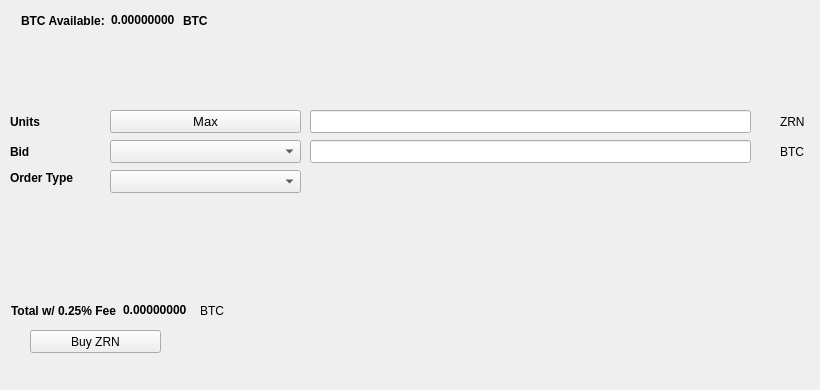
   <widget class="QWidget" name="BuyTab">
    <attribute name="title">
     <string>Buy</string>
    </attribute>
    <widget class="QPushButton" name="BuyBLOCK">
     <property name="geometry">
      <rect>
       <x>30</x>
       <y>330</y>
       <width>131</width>
       <height>23</height>
      </rect>
     </property>
     <property name="text">
      <string>Buy ZRN</string>
     </property>
     <property name="icon">
      <iconset resource="../orion.qrc">
       <normaloff>:/icons/bitcoin</normaloff>:/icons/bitcoin</iconset>
     </property>
    </widget>
    <widget class="QLabel" name="label_3">
     <property name="geometry">
      <rect>
       <x>10</x>
       <y>110</y>
       <width>46</width>
       <height>23</height>
      </rect>
     </property>
     <property name="font">
      <font>
       <weight>75</weight>
       <bold>true</bold>
      </font>
     </property>
     <property name="text">
      <string>Units</string>
     </property>
    </widget>
    <widget class="QLineEdit" name="UnitsInput">
     <property name="geometry">
      <rect>
       <x>310</x>
       <y>110</y>
       <width>441</width>
       <height>23</height>
      </rect>
     </property>
     <property name="font">
      <font>
       <pointsize>9</pointsize>
       <weight>75</weight>
       <bold>true</bold>
      </font>
     </property>
    </widget>
    <widget class="QLineEdit" name="BuyBidPriceEdit">
     <property name="geometry">
      <rect>
       <x>310</x>
       <y>140</y>
       <width>441</width>
       <height>23</height>
      </rect>
     </property>
     <property name="font">
      <font>
       <pointsize>9</pointsize>
       <weight>75</weight>
       <bold>true</bold>
      </font>
     </property>
    </widget>
    <widget class="QLabel" name="label_4">
     <property name="geometry">
      <rect>
       <x>780</x>
       <y>110</y>
       <width>31</width>
       <height>23</height>
      </rect>
     </property>
     <property name="text">
      <string>ZRN</string>
     </property>
    </widget>
    <widget class="QLabel" name="label_5">
     <property name="geometry">
      <rect>
       <x>780</x>
       <y>140</y>
       <width>31</width>
       <height>23</height>
      </rect>
     </property>
     <property name="text">
      <string>BTC</string>
     </property>
    </widget>
    <widget class="QLabel" name="label_6">
     <property name="geometry">
      <rect>
       <x>10</x>
       <y>140</y>
       <width>46</width>
       <height>23</height>
      </rect>
     </property>
     <property name="font">
      <font>
       <weight>75</weight>
       <bold>true</bold>
      </font>
     </property>
     <property name="text">
      <string>Bid</string>
     </property>
    </widget>
    <widget class="QLabel" name="label_7">
     <property name="geometry">
      <rect>
       <x>10</x>
       <y>170</y>
       <width>91</width>
       <height>16</height>
      </rect>
     </property>
     <property name="font">
      <font>
       <weight>75</weight>
       <bold>true</bold>
      </font>
     </property>
     <property name="text">
      <string>Order Type</string>
     </property>
    </widget>
    <widget class="QPushButton" name="Buy_Max_Amount">
     <property name="geometry">
      <rect>
       <x>110</x>
       <y>110</y>
       <width>191</width>
       <height>23</height>
      </rect>
     </property>
     <property name="font">
      <font>
       <pointsize>10</pointsize>
      </font>
     </property>
     <property name="text">
      <string>Max</string>
     </property>
    </widget>
    <widget class="QComboBox" name="BuyBidcomboBox">
     <property name="geometry">
      <rect>
       <x>110</x>
       <y>140</y>
       <width>191</width>
       <height>23</height>
      </rect>
     </property>
     <property name="font">
      <font>
       <pointsize>10</pointsize>
      </font>
     </property>
    </widget>
    <widget class="QComboBox" name="buyOrdertypeCombo">
     <property name="geometry">
      <rect>
       <x>110</x>
       <y>170</y>
       <width>191</width>
       <height>23</height>
      </rect>
     </property>
     <property name="font">
      <font>
       <pointsize>10</pointsize>
      </font>
     </property>
    </widget>
    <widget class="QWidget" name="layoutWidget1">
     <property name="geometry">
      <rect>
       <x>21</x>
       <y>11</y>
       <width>227</width>
       <height>19</height>
      </rect>
     </property>
     <layout class="QHBoxLayout" name="horizontalLayout_3">
      <item>
       <widget class="QLabel" name="label232">
        <property name="font">
         <font>
          <weight>75</weight>
          <bold>true</bold>
         </font>
        </property>
        <property name="text">
         <string>BTC Available:</string>
        </property>
       </widget>
      </item>
      <item>
       <widget class="QLabel" name="BtcAvailableLbl">
        <property name="palette">
         <palette>
          <active>
           <colorrole role="WindowText">
            <brush brushstyle="SolidPattern">
             <color alpha="255">
              <red>0</red>
              <green>0</green>
              <blue>0</blue>
             </color>
            </brush>
           </colorrole>
           <colorrole role="Button">
            <brush brushstyle="SolidPattern">
             <color alpha="255">
              <red>0</red>
              <green>170</green>
              <blue>0</blue>
             </color>
            </brush>
           </colorrole>
           <colorrole role="Light">
            <brush brushstyle="SolidPattern">
             <color alpha="255">
              <red>0</red>
              <green>255</green>
              <blue>0</blue>
             </color>
            </brush>
           </colorrole>
           <colorrole role="Midlight">
            <brush brushstyle="SolidPattern">
             <color alpha="255">
              <red>0</red>
              <green>212</green>
              <blue>0</blue>
             </color>
            </brush>
           </colorrole>
           <colorrole role="Dark">
            <brush brushstyle="SolidPattern">
             <color alpha="255">
              <red>0</red>
              <green>85</green>
              <blue>0</blue>
             </color>
            </brush>
           </colorrole>
           <colorrole role="Mid">
            <brush brushstyle="SolidPattern">
             <color alpha="255">
              <red>0</red>
              <green>113</green>
              <blue>0</blue>
             </color>
            </brush>
           </colorrole>
           <colorrole role="Text">
            <brush brushstyle="SolidPattern">
             <color alpha="255">
              <red>0</red>
              <green>170</green>
              <blue>0</blue>
             </color>
            </brush>
           </colorrole>
           <colorrole role="BrightText">
            <brush brushstyle="SolidPattern">
             <color alpha="255">
              <red>255</red>
              <green>255</green>
              <blue>255</blue>
             </color>
            </brush>
           </colorrole>
           <colorrole role="ButtonText">
            <brush brushstyle="SolidPattern">
             <color alpha="255">
              <red>0</red>
              <green>0</green>
              <blue>0</blue>
             </color>
            </brush>
           </colorrole>
           <colorrole role="Base">
            <brush brushstyle="SolidPattern">
             <color alpha="255">
              <red>255</red>
              <green>255</green>
              <blue>255</blue>
             </color>
            </brush>
           </colorrole>
           <colorrole role="Window">
            <brush brushstyle="SolidPattern">
             <color alpha="255">
              <red>0</red>
              <green>170</green>
              <blue>0</blue>
             </color>
            </brush>
           </colorrole>
           <colorrole role="Shadow">
            <brush brushstyle="SolidPattern">
             <color alpha="255">
              <red>0</red>
              <green>0</green>
              <blue>0</blue>
             </color>
            </brush>
           </colorrole>
           <colorrole role="AlternateBase">
            <brush brushstyle="SolidPattern">
             <color alpha="255">
              <red>127</red>
              <green>212</green>
              <blue>127</blue>
             </color>
            </brush>
           </colorrole>
           <colorrole role="ToolTipBase">
            <brush brushstyle="SolidPattern">
             <color alpha="255">
              <red>255</red>
              <green>255</green>
              <blue>220</blue>
             </color>
            </brush>
           </colorrole>
           <colorrole role="ToolTipText">
            <brush brushstyle="SolidPattern">
             <color alpha="255">
              <red>0</red>
              <green>0</green>
              <blue>0</blue>
             </color>
            </brush>
           </colorrole>
          </active>
          <inactive>
           <colorrole role="WindowText">
            <brush brushstyle="SolidPattern">
             <color alpha="255">
              <red>0</red>
              <green>0</green>
              <blue>0</blue>
             </color>
            </brush>
           </colorrole>
           <colorrole role="Button">
            <brush brushstyle="SolidPattern">
             <color alpha="255">
              <red>0</red>
              <green>170</green>
              <blue>0</blue>
             </color>
            </brush>
           </colorrole>
           <colorrole role="Light">
            <brush brushstyle="SolidPattern">
             <color alpha="255">
              <red>0</red>
              <green>255</green>
              <blue>0</blue>
             </color>
            </brush>
           </colorrole>
           <colorrole role="Midlight">
            <brush brushstyle="SolidPattern">
             <color alpha="255">
              <red>0</red>
              <green>212</green>
              <blue>0</blue>
             </color>
            </brush>
           </colorrole>
           <colorrole role="Dark">
            <brush brushstyle="SolidPattern">
             <color alpha="255">
              <red>0</red>
              <green>85</green>
              <blue>0</blue>
             </color>
            </brush>
           </colorrole>
           <colorrole role="Mid">
            <brush brushstyle="SolidPattern">
             <color alpha="255">
              <red>0</red>
              <green>113</green>
              <blue>0</blue>
             </color>
            </brush>
           </colorrole>
           <colorrole role="Text">
            <brush brushstyle="SolidPattern">
             <color alpha="255">
              <red>0</red>
              <green>170</green>
              <blue>0</blue>
             </color>
            </brush>
           </colorrole>
           <colorrole role="BrightText">
            <brush brushstyle="SolidPattern">
             <color alpha="255">
              <red>255</red>
              <green>255</green>
              <blue>255</blue>
             </color>
            </brush>
           </colorrole>
           <colorrole role="ButtonText">
            <brush brushstyle="SolidPattern">
             <color alpha="255">
              <red>0</red>
              <green>0</green>
              <blue>0</blue>
             </color>
            </brush>
           </colorrole>
           <colorrole role="Base">
            <brush brushstyle="SolidPattern">
             <color alpha="255">
              <red>255</red>
              <green>255</green>
              <blue>255</blue>
             </color>
            </brush>
           </colorrole>
           <colorrole role="Window">
            <brush brushstyle="SolidPattern">
             <color alpha="255">
              <red>0</red>
              <green>170</green>
              <blue>0</blue>
             </color>
            </brush>
           </colorrole>
           <colorrole role="Shadow">
            <brush brushstyle="SolidPattern">
             <color alpha="255">
              <red>0</red>
              <green>0</green>
              <blue>0</blue>
             </color>
            </brush>
           </colorrole>
           <colorrole role="AlternateBase">
            <brush brushstyle="SolidPattern">
             <color alpha="255">
              <red>127</red>
              <green>212</green>
              <blue>127</blue>
             </color>
            </brush>
           </colorrole>
           <colorrole role="ToolTipBase">
            <brush brushstyle="SolidPattern">
             <color alpha="255">
              <red>255</red>
              <green>255</green>
              <blue>220</blue>
             </color>
            </brush>
           </colorrole>
           <colorrole role="ToolTipText">
            <brush brushstyle="SolidPattern">
             <color alpha="255">
              <red>0</red>
              <green>0</green>
              <blue>0</blue>
             </color>
            </brush>
           </colorrole>
          </inactive>
          <disabled>
           <colorrole role="WindowText">
            <brush brushstyle="SolidPattern">
             <color alpha="255">
              <red>0</red>
              <green>85</green>
              <blue>0</blue>
             </color>
            </brush>
           </colorrole>
           <colorrole role="Button">
            <brush brushstyle="SolidPattern">
             <color alpha="255">
              <red>0</red>
              <green>170</green>
              <blue>0</blue>
             </color>
            </brush>
           </colorrole>
           <colorrole role="Light">
            <brush brushstyle="SolidPattern">
             <color alpha="255">
              <red>0</red>
              <green>255</green>
              <blue>0</blue>
             </color>
            </brush>
           </colorrole>
           <colorrole role="Midlight">
            <brush brushstyle="SolidPattern">
             <color alpha="255">
              <red>0</red>
              <green>212</green>
              <blue>0</blue>
             </color>
            </brush>
           </colorrole>
           <colorrole role="Dark">
            <brush brushstyle="SolidPattern">
             <color alpha="255">
              <red>0</red>
              <green>85</green>
              <blue>0</blue>
             </color>
            </brush>
           </colorrole>
           <colorrole role="Mid">
            <brush brushstyle="SolidPattern">
             <color alpha="255">
              <red>0</red>
              <green>113</green>
              <blue>0</blue>
             </color>
            </brush>
           </colorrole>
           <colorrole role="Text">
            <brush brushstyle="SolidPattern">
             <color alpha="255">
              <red>0</red>
              <green>85</green>
              <blue>0</blue>
             </color>
            </brush>
           </colorrole>
           <colorrole role="BrightText">
            <brush brushstyle="SolidPattern">
             <color alpha="255">
              <red>255</red>
              <green>255</green>
              <blue>255</blue>
             </color>
            </brush>
           </colorrole>
           <colorrole role="ButtonText">
            <brush brushstyle="SolidPattern">
             <color alpha="255">
              <red>0</red>
              <green>85</green>
              <blue>0</blue>
             </color>
            </brush>
           </colorrole>
           <colorrole role="Base">
            <brush brushstyle="SolidPattern">
             <color alpha="255">
              <red>0</red>
              <green>170</green>
              <blue>0</blue>
             </color>
            </brush>
           </colorrole>
           <colorrole role="Window">
            <brush brushstyle="SolidPattern">
             <color alpha="255">
              <red>0</red>
              <green>170</green>
              <blue>0</blue>
             </color>
            </brush>
           </colorrole>
           <colorrole role="Shadow">
            <brush brushstyle="SolidPattern">
             <color alpha="255">
              <red>0</red>
              <green>0</green>
              <blue>0</blue>
             </color>
            </brush>
           </colorrole>
           <colorrole role="AlternateBase">
            <brush brushstyle="SolidPattern">
             <color alpha="255">
              <red>0</red>
              <green>170</green>
              <blue>0</blue>
             </color>
            </brush>
           </colorrole>
           <colorrole role="ToolTipBase">
            <brush brushstyle="SolidPattern">
             <color alpha="255">
              <red>255</red>
              <green>255</green>
              <blue>220</blue>
             </color>
            </brush>
           </colorrole>
           <colorrole role="ToolTipText">
            <brush brushstyle="SolidPattern">
             <color alpha="255">
              <red>0</red>
              <green>0</green>
              <blue>0</blue>
             </color>
            </brush>
           </colorrole>
          </disabled>
         </palette>
        </property>
        <property name="font">
         <font>
          <weight>75</weight>
          <bold>true</bold>
         </font>
        </property>
        <property name="text">
         <string>0.00000000</string>
        </property>
        <property name="textInteractionFlags">
         <set>Qt::LinksAccessibleByMouse|Qt::TextSelectableByKeyboard|Qt::TextSelectableByMouse</set>
        </property>
       </widget>
      </item>
      <item>
       <widget class="QLabel" name="BtcAvailableLbl_2">
        <property name="font">
         <font>
          <weight>75</weight>
          <bold>true</bold>
         </font>
        </property>
        <property name="text">
         <string>BTC</string>
        </property>
       </widget>
      </item>
     </layout>
    </widget>
    <widget class="QWidget" name="layoutWidge2">
     <property name="geometry">
      <rect>
       <x>11</x>
       <y>301</y>
       <width>259</width>
       <height>19</height>
      </rect>
     </property>
     <layout class="QHBoxLayout" name="horizontalLayout_4">
      <item>
       <widget class="QLabel" name="label_9">
        <property name="font">
         <font>
          <weight>75</weight>
          <bold>true</bold>
         </font>
        </property>
        <property name="text">
         <string>Total w/ 0.25% Fee</string>
        </property>
       </widget>
      </item>
      <item>
       <widget class="QLabel" name="BuyCostLabel">
        <property name="palette">
         <palette>
          <active>
           <colorrole role="WindowText">
            <brush brushstyle="SolidPattern">
             <color alpha="255">
              <red>0</red>
              <green>0</green>
              <blue>0</blue>
             </color>
            </brush>
           </colorrole>
           <colorrole role="Button">
            <brush brushstyle="SolidPattern">
             <color alpha="255">
              <red>0</red>
              <green>170</green>
              <blue>0</blue>
             </color>
            </brush>
           </colorrole>
           <colorrole role="Light">
            <brush brushstyle="SolidPattern">
             <color alpha="255">
              <red>0</red>
              <green>255</green>
              <blue>0</blue>
             </color>
            </brush>
           </colorrole>
           <colorrole role="Midlight">
            <brush brushstyle="SolidPattern">
             <color alpha="255">
              <red>0</red>
              <green>212</green>
              <blue>0</blue>
             </color>
            </brush>
           </colorrole>
           <colorrole role="Dark">
            <brush brushstyle="SolidPattern">
             <color alpha="255">
              <red>0</red>
              <green>85</green>
              <blue>0</blue>
             </color>
            </brush>
           </colorrole>
           <colorrole role="Mid">
            <brush brushstyle="SolidPattern">
             <color alpha="255">
              <red>0</red>
              <green>113</green>
              <blue>0</blue>
             </color>
            </brush>
           </colorrole>
           <colorrole role="Text">
            <brush brushstyle="SolidPattern">
             <color alpha="255">
              <red>0</red>
              <green>170</green>
              <blue>0</blue>
             </color>
            </brush>
           </colorrole>
           <colorrole role="BrightText">
            <brush brushstyle="SolidPattern">
             <color alpha="255">
              <red>255</red>
              <green>255</green>
              <blue>255</blue>
             </color>
            </brush>
           </colorrole>
           <colorrole role="ButtonText">
            <brush brushstyle="SolidPattern">
             <color alpha="255">
              <red>0</red>
              <green>0</green>
              <blue>0</blue>
             </color>
            </brush>
           </colorrole>
           <colorrole role="Base">
            <brush brushstyle="SolidPattern">
             <color alpha="255">
              <red>255</red>
              <green>255</green>
              <blue>255</blue>
             </color>
            </brush>
           </colorrole>
           <colorrole role="Window">
            <brush brushstyle="SolidPattern">
             <color alpha="255">
              <red>0</red>
              <green>170</green>
              <blue>0</blue>
             </color>
            </brush>
           </colorrole>
           <colorrole role="Shadow">
            <brush brushstyle="SolidPattern">
             <color alpha="255">
              <red>0</red>
              <green>0</green>
              <blue>0</blue>
             </color>
            </brush>
           </colorrole>
           <colorrole role="AlternateBase">
            <brush brushstyle="SolidPattern">
             <color alpha="255">
              <red>127</red>
              <green>212</green>
              <blue>127</blue>
             </color>
            </brush>
           </colorrole>
           <colorrole role="ToolTipBase">
            <brush brushstyle="SolidPattern">
             <color alpha="255">
              <red>255</red>
              <green>255</green>
              <blue>220</blue>
             </color>
            </brush>
           </colorrole>
           <colorrole role="ToolTipText">
            <brush brushstyle="SolidPattern">
             <color alpha="255">
              <red>0</red>
              <green>0</green>
              <blue>0</blue>
             </color>
            </brush>
           </colorrole>
          </active>
          <inactive>
           <colorrole role="WindowText">
            <brush brushstyle="SolidPattern">
             <color alpha="255">
              <red>0</red>
              <green>0</green>
              <blue>0</blue>
             </color>
            </brush>
           </colorrole>
           <colorrole role="Button">
            <brush brushstyle="SolidPattern">
             <color alpha="255">
              <red>0</red>
              <green>170</green>
              <blue>0</blue>
             </color>
            </brush>
           </colorrole>
           <colorrole role="Light">
            <brush brushstyle="SolidPattern">
             <color alpha="255">
              <red>0</red>
              <green>255</green>
              <blue>0</blue>
             </color>
            </brush>
           </colorrole>
           <colorrole role="Midlight">
            <brush brushstyle="SolidPattern">
             <color alpha="255">
              <red>0</red>
              <green>212</green>
              <blue>0</blue>
             </color>
            </brush>
           </colorrole>
           <colorrole role="Dark">
            <brush brushstyle="SolidPattern">
             <color alpha="255">
              <red>0</red>
              <green>85</green>
              <blue>0</blue>
             </color>
            </brush>
           </colorrole>
           <colorrole role="Mid">
            <brush brushstyle="SolidPattern">
             <color alpha="255">
              <red>0</red>
              <green>113</green>
              <blue>0</blue>
             </color>
            </brush>
           </colorrole>
           <colorrole role="Text">
            <brush brushstyle="SolidPattern">
             <color alpha="255">
              <red>0</red>
              <green>170</green>
              <blue>0</blue>
             </color>
            </brush>
           </colorrole>
           <colorrole role="BrightText">
            <brush brushstyle="SolidPattern">
             <color alpha="255">
              <red>255</red>
              <green>255</green>
              <blue>255</blue>
             </color>
            </brush>
           </colorrole>
           <colorrole role="ButtonText">
            <brush brushstyle="SolidPattern">
             <color alpha="255">
              <red>0</red>
              <green>0</green>
              <blue>0</blue>
             </color>
            </brush>
           </colorrole>
           <colorrole role="Base">
            <brush brushstyle="SolidPattern">
             <color alpha="255">
              <red>255</red>
              <green>255</green>
              <blue>255</blue>
             </color>
            </brush>
           </colorrole>
           <colorrole role="Window">
            <brush brushstyle="SolidPattern">
             <color alpha="255">
              <red>0</red>
              <green>170</green>
              <blue>0</blue>
             </color>
            </brush>
           </colorrole>
           <colorrole role="Shadow">
            <brush brushstyle="SolidPattern">
             <color alpha="255">
              <red>0</red>
              <green>0</green>
              <blue>0</blue>
             </color>
            </brush>
           </colorrole>
           <colorrole role="AlternateBase">
            <brush brushstyle="SolidPattern">
             <color alpha="255">
              <red>127</red>
              <green>212</green>
              <blue>127</blue>
             </color>
            </brush>
           </colorrole>
           <colorrole role="ToolTipBase">
            <brush brushstyle="SolidPattern">
             <color alpha="255">
              <red>255</red>
              <green>255</green>
              <blue>220</blue>
             </color>
            </brush>
           </colorrole>
           <colorrole role="ToolTipText">
            <brush brushstyle="SolidPattern">
             <color alpha="255">
              <red>0</red>
              <green>0</green>
              <blue>0</blue>
             </color>
            </brush>
           </colorrole>
          </inactive>
          <disabled>
           <colorrole role="WindowText">
            <brush brushstyle="SolidPattern">
             <color alpha="255">
              <red>0</red>
              <green>85</green>
              <blue>0</blue>
             </color>
            </brush>
           </colorrole>
           <colorrole role="Button">
            <brush brushstyle="SolidPattern">
             <color alpha="255">
              <red>0</red>
              <green>170</green>
              <blue>0</blue>
             </color>
            </brush>
           </colorrole>
           <colorrole role="Light">
            <brush brushstyle="SolidPattern">
             <color alpha="255">
              <red>0</red>
              <green>255</green>
              <blue>0</blue>
             </color>
            </brush>
           </colorrole>
           <colorrole role="Midlight">
            <brush brushstyle="SolidPattern">
             <color alpha="255">
              <red>0</red>
              <green>212</green>
              <blue>0</blue>
             </color>
            </brush>
           </colorrole>
           <colorrole role="Dark">
            <brush brushstyle="SolidPattern">
             <color alpha="255">
              <red>0</red>
              <green>85</green>
              <blue>0</blue>
             </color>
            </brush>
           </colorrole>
           <colorrole role="Mid">
            <brush brushstyle="SolidPattern">
             <color alpha="255">
              <red>0</red>
              <green>113</green>
              <blue>0</blue>
             </color>
            </brush>
           </colorrole>
           <colorrole role="Text">
            <brush brushstyle="SolidPattern">
             <color alpha="255">
              <red>0</red>
              <green>85</green>
              <blue>0</blue>
             </color>
            </brush>
           </colorrole>
           <colorrole role="BrightText">
            <brush brushstyle="SolidPattern">
             <color alpha="255">
              <red>255</red>
              <green>255</green>
              <blue>255</blue>
             </color>
            </brush>
           </colorrole>
           <colorrole role="ButtonText">
            <brush brushstyle="SolidPattern">
             <color alpha="255">
              <red>0</red>
              <green>85</green>
              <blue>0</blue>
             </color>
            </brush>
           </colorrole>
           <colorrole role="Base">
            <brush brushstyle="SolidPattern">
             <color alpha="255">
              <red>0</red>
              <green>170</green>
              <blue>0</blue>
             </color>
            </brush>
           </colorrole>
           <colorrole role="Window">
            <brush brushstyle="SolidPattern">
             <color alpha="255">
              <red>0</red>
              <green>170</green>
              <blue>0</blue>
             </color>
            </brush>
           </colorrole>
           <colorrole role="Shadow">
            <brush brushstyle="SolidPattern">
             <color alpha="255">
              <red>0</red>
              <green>0</green>
              <blue>0</blue>
             </color>
            </brush>
           </colorrole>
           <colorrole role="AlternateBase">
            <brush brushstyle="SolidPattern">
             <color alpha="255">
              <red>0</red>
              <green>170</green>
              <blue>0</blue>
             </color>
            </brush>
           </colorrole>
           <colorrole role="ToolTipBase">
            <brush brushstyle="SolidPattern">
             <color alpha="255">
              <red>255</red>
              <green>255</green>
              <blue>220</blue>
             </color>
            </brush>
           </colorrole>
           <colorrole role="ToolTipText">
            <brush brushstyle="SolidPattern">
             <color alpha="255">
              <red>0</red>
              <green>0</green>
              <blue>0</blue>
             </color>
            </brush>
           </colorrole>
          </disabled>
         </palette>
        </property>
        <property name="font">
         <font>
          <weight>75</weight>
          <bold>true</bold>
         </font>
        </property>
        <property name="autoFillBackground">
         <bool>false</bool>
        </property>
        <property name="text">
         <string>0.00000000</string>
        </property>
        <property name="textInteractionFlags">
         <set>Qt::LinksAccessibleByMouse|Qt::TextSelectableByMouse</set>
        </property>
       </widget>
      </item>
      <item>
       <widget class="QLabel" name="label_10">
        <property name="font">
         <font>
          <weight>50</weight>
          <bold>false</bold>
         </font>
        </property>
        <property name="text">
         <string>BTC</string>
        </property>
       </widget>
      </item>
     </layout>
    </widget>
    <widget class="QLabel" name="label_24">
     <property name="geometry">
      <rect>
       <x>460</x>
       <y>300</y>
       <width>281</width>
       <height>81</height>
      </rect>
     </property>
     <property name="text">
      <string/>
     </property>
     <property name="pixmap">
      <pixmap>:/images/bittrex</pixmap>
     </property>
    </widget>
   </widget>
